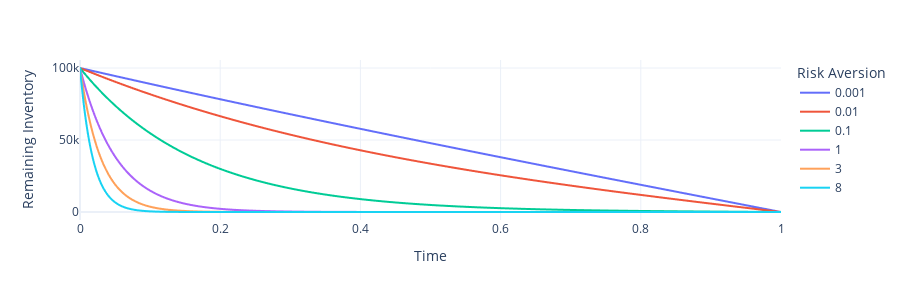

The notebook cell saved with this chart:
### Markdown cell above
#### Varying risk aversion

### Code cell
df = pd.DataFrame()

t_values = np.linspace(0, T, 1000)

for lamb in lambdas:
    xt = [implementation_shortfall_opti_strat(t, x0, sigma, lamb, eta, T) for t in t_values]
    temp_df = pd.DataFrame({'t': t_values, 'x': xt, 'lambda': str(lamb)})
    df = pd.concat([df, temp_df], ignore_index=True)

fig = px.line(df, x='t', y='x', color='lambda', template='plotly_white', 
              labels={"x": "Remaining Inventory", "t": "Time", "lambda": "Risk Aversion"})

fig.update_traces(hoverinfo='skip')
fig.update_traces(hovertemplate=None)
fig.update_layout(width=900, height=300)
fig.show()

### Figure 1 — Plotly figure (JSON) as saved in the notebook; plotly's stock layout.template omitted (floating-point values rounded to 4 significant figures; data arrays with more than 128 entries replaced by an {"elided": "..."} marker saying what was removed)
{"data": [{"hoverinfo": "skip", "legendgroup": "0.001", "line": {"color": "#636efa", "dash": "solid"}, "marker": {"symbol": "circle"}, "mode": "lines", "name": "0.001", "showlegend": true, "type": "scattergl", "x": {"elided": "1000 float values"}, "xaxis": "x", "y": {"elided": "1000 float values"}, "yaxis": "y"}, {"hoverinfo": "skip", "legendgroup": "0.01", "line": {"color": "#EF553B", "dash": "solid"}, "marker": {"symbol": "circle"}, "mode": "lines", "name": "0.01", "showlegend": true, "type": "scattergl", "x": {"elided": "1000 float values"}, "xaxis": "x", "y": {"elided": "1000 float values"}, "yaxis": "y"}, {"hoverinfo": "skip", "legendgroup": "0.1", "line": {"color": "#00cc96", "dash": "solid"}, "marker": {"symbol": "circle"}, "mode": "lines", "name": "0.1", "showlegend": true, "type": "scattergl", "x": {"elided": "1000 float values"}, "xaxis": "x", "y": {"elided": "1000 float values"}, "yaxis": "y"}, {"hoverinfo": "skip", "legendgroup": "1", "line": {"color": "#ab63fa", "dash": "solid"}, "marker": {"symbol": "circle"}, "mode": "lines", "name": "1", "showlegend": true, "type": "scattergl", "x": {"elided": "1000 float values"}, "xaxis": "x", "y": {"elided": "1000 float values"}, "yaxis": "y"}, {"hoverinfo": "skip", "legendgroup": "3", "line": {"color": "#FFA15A", "dash": "solid"}, "marker": {"symbol": "circle"}, "mode": "lines", "name": "3", "showlegend": true, "type": "scattergl", "x": {"elided": "1000 float values"}, "xaxis": "x", "y": {"elided": "1000 float values"}, "yaxis": "y"}, {"hoverinfo": "skip", "legendgroup": "8", "line": {"color": "#19d3f3", "dash": "solid"}, "marker": {"symbol": "circle"}, "mode": "lines", "name": "8", "showlegend": true, "type": "scattergl", "x": {"elided": "1000 float values"}, "xaxis": "x", "y": {"elided": "1000 float values"}, "yaxis": "y"}], "layout": {"height": 300, "legend": {"title": {"text": "Risk Aversion"}, "tracegroupgap": 0}, "margin": {"t": 60}, "width": 900, "xaxis": {"anchor": "y", "domain": [0, 1], "title": {"text": "Time"}}, "yaxis": {"anchor": "x", "domain": [0, 1], "title": {"text": "Remaining Inventory"}}}}
